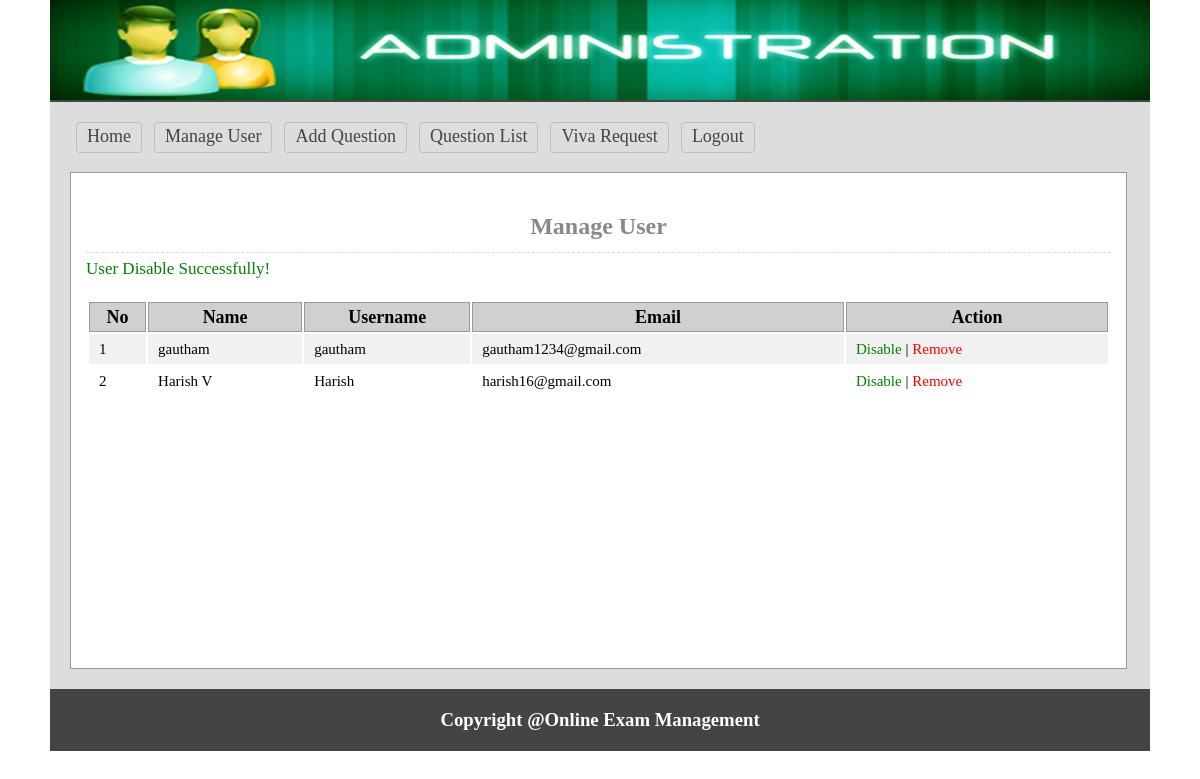
The page /admin/users.php?dis=5 (signed in) on the database its author committed.
### tables this page shows
CREATE TABLE `tbl_user` (
  `userId` int(11) NOT NULL,
  `name` varchar(50) NOT NULL,
  `username` varchar(30) NOT NULL,
  `password` varchar(32) NOT NULL,
  `email` varchar(255) NOT NULL,
  `status` int(11) NOT NULL DEFAULT 0
);

### lib/Database.php (called while the page is built, shortened)
<?php
Class Database{
	public $host   = DB_HOST;
	public $user   = DB_USER;
	public $pass   = DB_PASS;
	public $dbname = DB_NAME;
	public $link;
	private function connectDB(){
	$this->link = new mysqli($this->host, $this->user, $this->pass, $this->dbname);
 }
	public function select($query){
		$result = $this->link->query($query) or die($this->link->error.__LINE__);
		if($result->num_rows > 0){
			return $result;
		} else {
			return false;
		}
	}
  	public function update($query){
	$update_row = $this->link->query($query) or die($this->link->error.__LINE__);
	if($update_row){
		return $update_row;
	} else {
		return false;
	}
  }
}

### admin/users.php (the view, shortened to what this page needs)
<?php
$filepath = realpath(dirname(__FILE__));
include_once ($filepath.'/inc/header.php');
include_once ($filepath.'/../classes/User.php');
$usr = new User();
?>
 <?php
     if(isset($_GET['dis'])){
         $dblid   = (int)$_GET['dis'];
         $dblUser = $usr->disableUser($dblid);
     }
  ?>
    <div class="main">
      <h1 style="text-align: center;
 font-size: 24px">Manage User</h1>
        <?php
        if(isset($dblUser)){
            echo $dblUser;
        }
        ?>
        <div class="manageuser">
           <table class="tblone">
               <tr>
                 <th>No</th>
                 <th>Name</th>
                 <th>Username</th>
                 <th>Email</th>
                 <th>Action</th>
               </tr>
              <?php
                 $userData = $usr->getAllUser();
                 if($userData){
                     $i = 0;
                   while($result = $userData->fetch_assoc()){
                     $i++;
              ?>
               <tr>
                 <td>
                     <?php
                     if($result['status']=='1'){
                         echo "<span class='error'>".$i."</span>";
                     }else{
                         echo $i;
                     }
                     ?>
                 </td>
                 <td>
                     <?php
                     if($result['status']=='1'){
                         echo "<span class='error'>".$result['name']."</span>";
                     }else{
                         echo $result['name'];
                     }
                     ?>
                 </td>
                 <td><?php echo $result['username']; ?></td>
                 <td><?php echo $result['email']; ?></td>
                 <td >
                     <?php
                        if($result['status']=='0'){
 ?>
                            <a style="color: green; text-decoration: none" onclick="return confirm('Are You Sure to Disable?')" href="?dis=<?php echo $result['userId']; ?>">Disable</a>
                     <?php } else{ ?>
                            <a style="color: blue; text-decoration: none" onclick="return confirm('Are You Sure to Enable?')" href="?ena=<?php echo $result['userId']; ?>">Enable</a>
                     <?php } ?>
                     | <a style="color: red; text-decoration: none" onclick="return confirm('Are You Sure to Remove?')" href="?del=<?php echo $result['userId']; ?>">Remove</a>
                 </td>
               </tr>
               <?php } } ?>
           </table>
       </div>
  </div>
<?php include 'inc/footer.php'; ?>

### admin/css/admin.css (style rules this page uses)
* { margin:0;padding:0;outline:none }
body { font-family:verdana }
.tblone { width:100%;border:1px solid #fff;margin:20px 0 }
.tblone td { font-size: 15px; padding: 5px 10px; }
table.tblone th { background-color: #d0d0d0; border: 1px solid #999; }
table.tblone tr:nth-child(2n+1) { background:#fff;height:30px; }
table.tblone tr:nth-child(2n) { background:#f1f1f1;height:30px; }
.tblone td a { color:#3399FF; }
.main { background: #fff none repeat scroll 0 0; border: 1px solid #999; margin-top: 15px; min-height: 465px; padding: 15px; width: 1025px; }
.main h1 { border-bottom: 1px dashed #ddd; color: #888; margin: 25px 0 5px; padding-bottom: 12px; }

### rows shown on the page
tbl_user: name "gautham", username "gautham", email "gautham1234@gmail.com"
tbl_user: name "Harish V", username "Harish", email "harish16@gmail.com"
